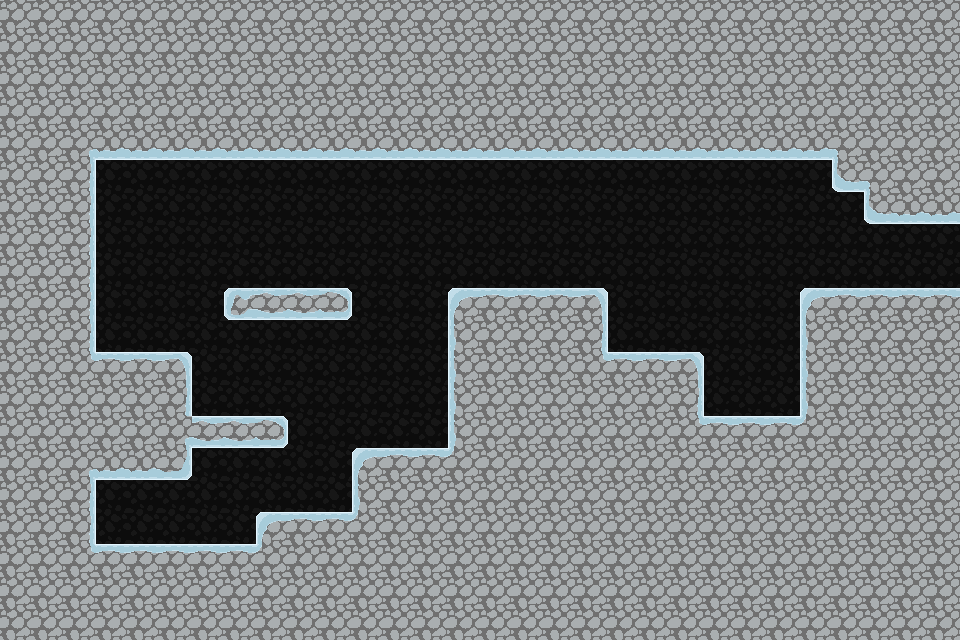

Below is a game level as drawn by its tile map, then a one-line description and the .tmx file that defines it, in full:
An orthogonal 30x20 tile map with 32x32 px tiles, 2 tile layers (tilemap, foreground) and 4 objects (2x tutorialtext, TravelPoint, travelpoint).

<map version="1.0" orientation="orthogonal" width="30" height="20" tilewidth="32" tileheight="32">
 <tileset firstgid="1" name="tilemap" tilewidth="32" tileheight="32">
  <image source="gfx/tilemap.png" width="192" height="320" />
 </tileset>
 <layer name="tilemap" width="30" height="20" opacity="0.34">
  <data encoding="csv">
0,0,0,0,0,0,0,0,0,0,0,0,0,0,0,0,0,0,0,0,0,0,0,0,0,0,0,0,0,0,
0,0,0,0,0,0,0,0,0,0,0,0,0,0,0,0,0,0,0,0,0,0,0,0,0,0,0,0,0,0,
9,9,9,9,9,9,9,9,9,9,9,9,9,9,9,9,9,9,9,9,9,9,9,9,9,9,9,9,9,9,
9,9,9,9,9,9,9,9,9,9,9,9,9,9,9,9,9,9,9,9,9,9,9,9,9,9,9,9,9,9,
9,9,9,9,9,9,9,9,9,9,9,9,9,9,9,9,9,9,9,9,9,9,9,9,9,9,9,9,9,9,
9,9,9,9,9,9,9,9,9,9,9,9,9,9,9,9,9,9,9,9,9,9,9,9,9,9,9,9,9,9,
9,9,9,9,9,9,9,9,9,9,9,9,9,9,9,9,9,9,9,9,9,9,9,9,9,9,9,9,9,9,
9,9,9,9,9,9,9,9,9,9,9,9,9,9,9,9,9,9,9,9,9,9,9,9,9,9,9,9,9,9,
9,9,9,9,9,9,9,9,9,9,9,9,9,9,9,9,9,9,9,9,9,9,9,9,9,9,9,9,9,9,
9,9,9,9,9,9,9,9,9,9,9,9,9,9,9,9,9,9,9,9,9,9,9,9,9,9,9,9,9,9,
9,9,9,9,9,9,9,9,9,9,9,9,9,9,9,9,9,9,9,9,9,9,9,9,9,9,9,9,9,9,
9,9,9,9,9,9,9,9,9,9,9,9,9,9,9,9,9,9,9,9,9,9,9,9,9,9,9,9,9,9,
9,9,9,9,9,9,9,9,9,9,9,9,9,9,9,9,9,9,9,9,9,9,9,9,9,9,9,9,9,9,
9,9,9,9,9,9,9,9,9,9,9,9,9,9,9,9,9,9,9,9,9,9,9,9,9,9,9,9,9,9,
9,9,9,9,9,9,9,9,9,9,9,9,9,9,9,9,9,9,9,9,9,9,9,9,9,9,9,9,9,9,
9,9,9,9,9,9,9,9,9,9,9,9,9,9,9,9,9,9,9,9,9,9,9,9,9,9,9,9,9,9,
9,9,9,9,9,9,9,9,9,9,9,9,9,9,9,9,9,9,9,9,29,9,9,9,9,9,9,9,9,9,
9,9,9,9,9,9,9,9,9,9,9,9,9,9,9,9,9,9,9,9,9,9,9,9,9,9,9,9,9,9,
9,9,9,9,9,9,9,9,9,9,9,9,9,9,9,9,9,9,9,9,9,9,9,9,9,9,9,9,9,9,
9,9,9,9,9,9,9,9,9,9,9,9,9,9,9,9,9,9,9,9,9,9,9,9,9,9,9,9,9,9
</data>
 </layer>
 <layer name="foreground" width="30" height="20">
  <data encoding="csv">
11,11,11,11,11,11,11,11,11,11,11,11,11,11,11,11,11,11,11,11,11,11,11,11,11,11,11,11,11,11,
11,11,11,11,11,11,11,11,11,11,11,11,11,11,11,11,11,11,11,11,11,11,11,11,11,11,11,11,11,11,
11,11,11,11,11,11,11,11,11,11,11,11,11,11,11,11,11,11,11,11,11,11,11,11,11,11,11,11,11,11,
11,11,11,11,11,11,11,11,11,11,11,11,11,11,11,11,11,11,11,11,11,11,11,11,11,11,11,11,11,11,
11,11,22,17,17,17,17,17,17,17,17,17,17,17,17,17,17,17,17,17,17,17,17,17,17,17,24,11,11,11,
11,11,12,0,0,0,0,0,0,0,0,0,0,0,0,0,0,0,0,0,0,0,0,0,0,0,16,24,11,11,
11,11,12,0,0,0,0,0,0,0,0,0,0,0,0,0,0,0,0,0,0,0,0,0,0,0,0,16,17,17,
11,11,12,0,0,0,0,0,0,0,0,0,0,0,0,0,0,0,0,0,0,0,0,0,0,0,0,0,0,0,
11,11,12,0,0,0,0,0,0,0,0,0,0,0,0,0,0,0,0,0,0,0,0,0,0,0,0,0,0,0,
11,11,12,0,0,0,0,19,13,13,21,0,0,0,4,5,5,5,6,0,0,0,0,0,0,4,5,5,5,5,
11,11,12,0,0,0,0,0,0,0,0,0,0,0,10,11,11,11,12,0,0,0,0,0,0,10,11,11,11,11,
11,11,34,5,5,6,0,0,0,0,0,0,0,0,10,11,11,11,34,5,5,6,0,0,0,10,11,11,11,11,
11,11,11,11,11,12,0,0,0,0,0,0,0,0,10,11,11,11,11,11,11,12,0,0,0,10,11,11,11,11,
11,11,11,11,11,22,13,13,21,0,0,0,0,0,10,11,11,11,11,11,11,34,5,5,5,36,11,11,11,11,
11,11,22,17,17,18,0,0,0,0,0,4,5,5,36,11,11,11,11,11,11,11,11,11,11,11,11,11,11,11,
11,11,12,0,0,0,0,0,0,0,0,30,11,11,11,11,11,11,11,11,11,11,11,11,11,11,11,11,11,11,
11,11,12,0,0,0,0,0,4,5,5,36,11,11,11,11,11,11,11,11,11,11,11,11,11,11,11,11,11,11,
11,11,34,5,5,5,5,5,36,11,11,11,11,11,11,11,11,11,11,11,11,11,11,11,11,11,11,11,11,11,
11,11,11,11,11,11,11,11,11,11,11,11,11,11,11,11,11,11,11,11,11,11,11,11,11,11,11,11,11,11,
11,11,11,11,11,11,11,11,11,11,11,11,11,11,11,11,11,11,11,11,11,11,11,11,11,11,11,11,11,11
</data>
 </layer>
 <objectgroup name="objects" width="30" height="20">
  <object name="room0-0Spawn" type="TravelPoint" x="128" y="512" width="32" height="32">
   <properties>
    <property name="map" value="" />
    <property name="target" value="" />
   </properties>
  </object>
  <object name="room0-0Exit" type="travelpoint" x="928" y="224" width="32" height="64">
   <properties>
    <property name="map" value="room0-1" />
    <property name="target" value="room0-1Entrance" />
   </properties>
  </object>
  <object type="tutorialtext" x="96" y="448" width="256" height="96">
   <properties>
    <property name="powerup" value="0" />
    <property name="text" value="Use the Arrow Keys to move,/n X to jump and Z to attack." />
   </properties>
  </object>
  <object type="tutorialtext" x="224" y="160" width="128" height="128">
   <properties>
    <property name="powerup" value="0" />
    <property name="text" value="A running jump covers more distance." />
   </properties>
  </object>
 </objectgroup>
</map>
